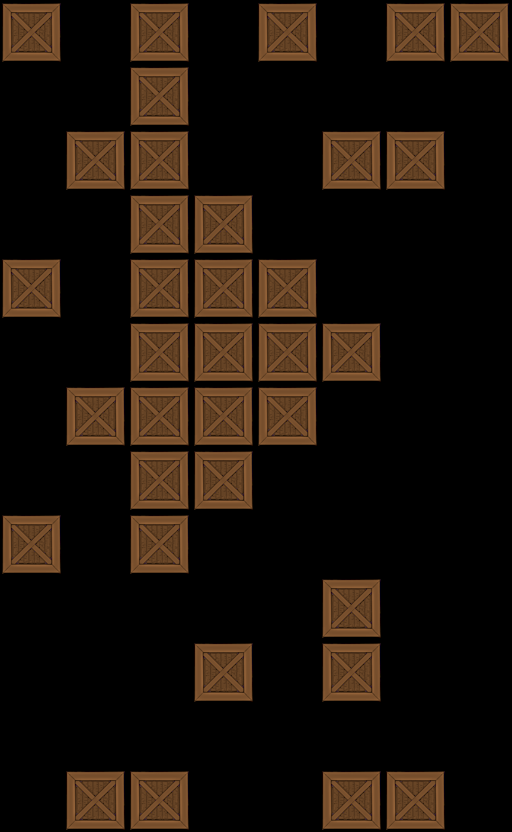

Rendered tile map (Tiled .tmx) drawn with the repository's tilesets; below, a short description and the map source with its tile grids summarised:
An orthogonal 8x13 tile map with 64x64 px tiles, 1 tile layer (Tile Layer 1).

<map version="1.0" orientation="orthogonal" width="8" height="13" tilewidth="64" tileheight="64">
 <tileset firstgid="1" name="crate" tilewidth="64" tileheight="64">
  <image source="../../crate.png" width="64" height="64" />
 </tileset>
 <layer name="Tile Layer 1" width="8" height="13">
  <data>[104 cells, 35 non-empty, 1 distinct tile ids]</data>
 </layer>
</map>
